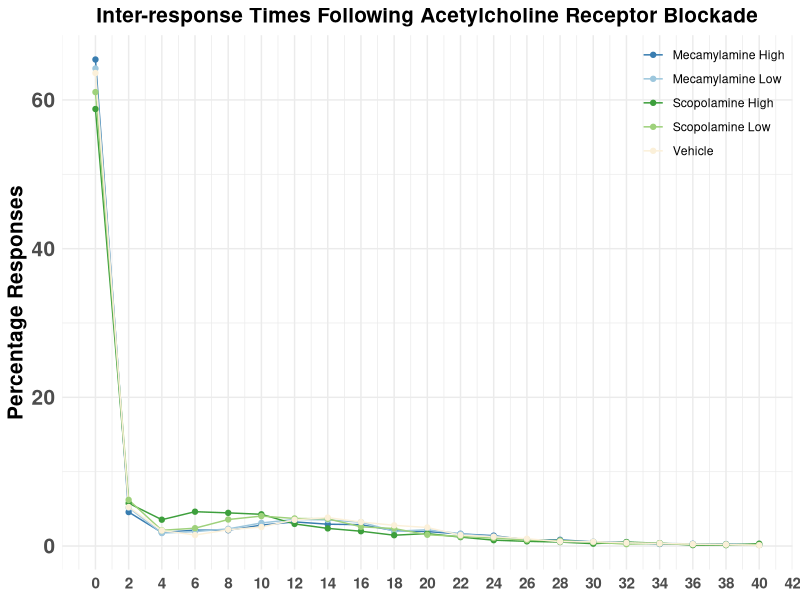
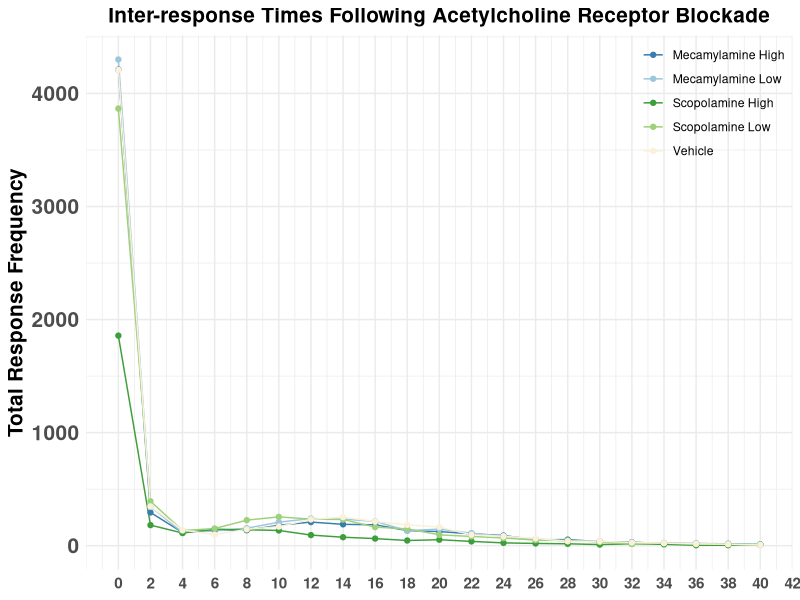
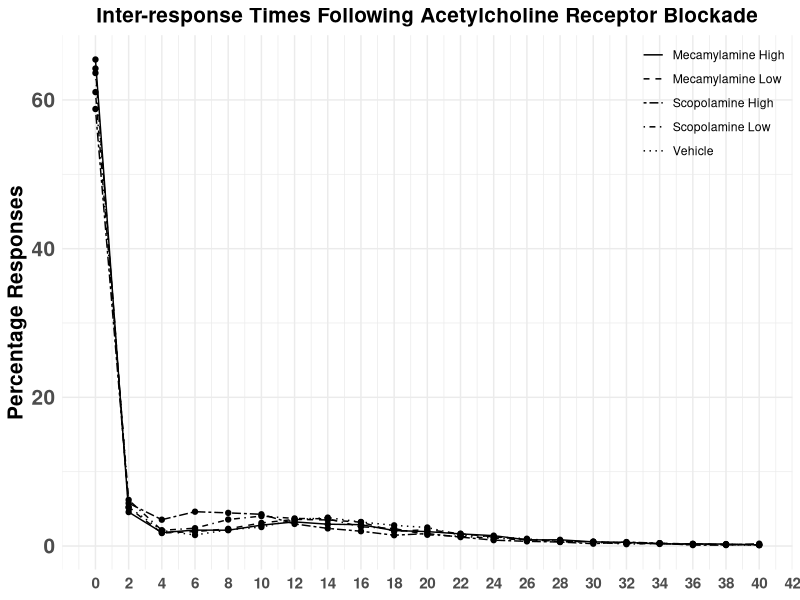

These figures' R source, in order:
## ---- chunk 1
library(readxl)
library(tidyverse)

IM_DD1_ArrayC <- read_excel("data/fyp/IM_DD1_ArrayC_IncludesILandTest.xlsx")
IM_DD2_ArrayC <- read_excel("data/fyp/IM_DD2_ArrayC_IncludesILandTest.xlsx")
IM_DD3_ArrayC <- read_excel("data/fyp/IM_DD3_ArrayC_IncludesILandTest.xlsx")
IM_DD4_ArrayC <- read_excel("data/fyp/IM_DD4_ArrayC_IncludesILandTest.xlsx")
IM_DD5_ArrayC <- read_excel("data/fyp/IM_DD5_ArrayC_IncludesILandTest.xlsx")
## ---- chunk 2
IM_DD1_ArrayC$Day <- "DD1"
IM_DD2_ArrayC$Day <- "DD2"
IM_DD3_ArrayC$Day <- "DD3"
IM_DD4_ArrayC$Day <- "DD4"
IM_DD5_ArrayC$Day <- "DD5"

# combine Carray data from all five days
IM_Carray_all <- bind_rows(IM_DD1_ArrayC, IM_DD2_ArrayC, IM_DD3_ArrayC, IM_DD4_ArrayC, IM_DD5_ArrayC)

# data cleaning
#clean the rows
table(IM_Carray_all$Subject) 

#155 rows are the header, need to filter them out
IM_Carray <- IM_Carray_all %>%
  filter(!(Subject %in% "Subject"))

#790 rows are chamber testing programs, need to filter them out
IM_Carray <- IM_Carray %>%
  filter(Subject != 0)

as_tibble(IM_Carray)

#check again 
table(IM_Carray$Subject) 

# On one day, we accidentally labeled IM9-12 as IL9-12. So we need to find the day and fix the data.
# check which day is the problematic one
table(IM_Carray$Subject, IM_Carray$Day)
# There is no data for IM9-12 on DD4, so we must have done it wrong on this day.

IM_Carray %>%
  filter(Day == "DD4") %>%
  with(table(Subject, Drug))

# From the table, we can see that IM9 (which was typed in as IL9) got VEH, IM10 got S_LO, IM11 got S_LO, and IM12 got VEH, which is consistent with what we have in the injection schedule. So now, we need to change the subject name to the right names, and filter out IL's data.
IM_Carray <- IM_Carray %>%
  filter(Drug != 0) %>%
  mutate(Subject = ifelse(Subject == "IL9", "IM9", Subject))
IM_Carray <- IM_Carray %>%
  filter(Drug != 0) %>%
  mutate(Subject = ifelse(Subject == "IL10", "IM10", Subject))
IM_Carray <- IM_Carray %>%
  filter(Drug != 0) %>%
  mutate(Subject = ifelse(Subject == "IL11", "IM11", Subject))
IM_Carray <- IM_Carray %>%
  filter(Drug != 0) %>%
  mutate(Subject = ifelse(Subject == "IL12", "IM12", Subject))

#check again 
table(IM_Carray$Subject) # so we only have IM's data now

table(IM_Carray$Experiment)
table(IM_Carray$Subject, IM_Carray$Drug)

#So now we need to change the drug name to be consistent
IM_Carray$Drug <- ifelse(IM_Carray$Drug %in% c("M_HI", "MEC_HI", "MEC-HI"), "M_HIGH", IM_Carray$Drug)
IM_Carray$Drug <- ifelse(IM_Carray$Drug %in% c("M_LO", "MEC_LO", "MEC-LO", "MEC-LOW"), "M_LOW", IM_Carray$Drug)
IM_Carray$Drug <- ifelse(IM_Carray$Drug %in% c("S_HI", "SCOP_HI", "SCOP-HI"), "S_HIGH", IM_Carray$Drug)
IM_Carray$Drug <- ifelse(IM_Carray$Drug %in% c("S_LO", "SCOP_LO", "SCOP-LOW", "SCP-LOW", "SCOP-LO"), "S_LOW", IM_Carray$Drug)

# convey Box and Carray to numbers
IM_Carray$Box <- as.numeric(IM_Carray$Box)
IM_Carray$Carray <- as.numeric(IM_Carray$Carray)

#calculate the inter-response time
IM_Carray$time <- round(IM_Carray$Carray)/100 
IM_Carray$interval <-  c(0, diff(IM_Carray$time))
IM_Carray$interval <- ifelse(IM_Carray$interval < 0, 0, IM_Carray$interval)

# the data is still a little bit messy, some rows are not inter-response time. I have no idea how to filter them out more efficiently, so here it is.
messy_index <- which(IM_Carray$Carray == 0)

# Find the first index where the difference is >= 100
messy_start <- c(1, messy_index[which(diff(messy_index) >= 100) + 1])

exclude_rows <- c()
for (i in messy_start) {
  exclude_rows <- c(exclude_rows, i:(i + 10))
}

IM_Carray_clean <- IM_Carray[-exclude_rows, ]
IM_Carray_clean <- IM_Carray_clean %>%
  filter(Subject != "IM10")

table(IM_Carray_clean$Subject, IM_Carray_clean$Drug)
## ---- chunk 3
# Create bins for intervals with a width of 2
IM_Carray_clean <- IM_Carray_clean %>%
  mutate(IntervalBin = floor(interval / 2) * 2)  # Creates bins of width 2

# Calculate frequency of intervals within each bin and drug condition
frequency_data <- IM_Carray_clean %>%
  group_by(Drug, IntervalBin) %>%
  summarise(Frequency = n(), .groups = "drop")

frequency_data <- IM_Carray_clean %>%
  group_by(Drug, IntervalBin) %>%
  summarise(Frequency = n(), .groups = "drop") %>%
  group_by(Drug) %>%
  mutate(Percentage = Frequency / sum(Frequency) * 100)  # Calculate percentage

# Create the percentage plot
frequency_data %>%
  filter(IntervalBin <= 40) %>%
ggplot(aes(x = IntervalBin, y = Percentage, color = Drug, group = Drug)) +
  geom_line() +  # Add lines to the plot
  geom_point() +  # Optionally add points to show the frequency at each bin
  labs(
    title = "Inter-response Times Following Acetylcholine Receptor Blockade",
    x = NULL,
    y = "Percentage Responses",
    color = NULL
  ) +
  scale_color_manual(
    values = c("M_HIGH" = "#397DB0", "M_LOW" = "#9DC7DD", "VEH" = "#fbf0d9", 
               "S_LOW" = "#9ED17B", "S_HIGH" = "#3D9F3C"),  # Custom colors
    labels = c("M_HIGH" = "Mecamylamine High", 
               "M_LOW" = "Mecamylamine Low", 
               "VEH" = "Vehicle", 
               "S_LOW" = "Scopolamine Low", 
               "S_HIGH" = "Scopolamine High")
  ) +
  theme_minimal() +
  scale_x_continuous(breaks = seq(min(frequency_data$IntervalBin), max(frequency_data$IntervalBin), by = 2)) +  # Set x-axis breaks at intervals of 2
  theme(
    legend.position = c(1, 1),  # Position the legend at the top-right corner
    legend.justification = c(1, 1),  # Align the legend to the top-right corner
    axis.text.x = element_text(size = 11, face = "bold"), 
    axis.text.y = element_text(size = 15, face = "bold"),  
    axis.title.y = element_text(face = "bold", size = 15), 
    plot.title = element_text(hjust = 0.5, size = 15, face = "bold")
  )

# Create the Frequency plot
frequency_data %>%
  filter(IntervalBin <= 40) %>%
ggplot(aes(x = IntervalBin, y = Frequency, color = Drug, group = Drug)) +
  geom_line() +  # Add lines to the plot
  geom_point() +  # Optionally add points to show the frequency at each bin
  labs(
    title = "Inter-response Times Following Acetylcholine Receptor Blockade",
    x = NULL,
    y = "Total Response Frequency",
    color = NULL
  ) +
  scale_color_manual(
    values = c("M_HIGH" = "#397DB0", "M_LOW" = "#9DC7DD", "VEH" = "#fbf0d9", 
               "S_LOW" = "#9ED17B", "S_HIGH" = "#3D9F3C"),  # Custom colors
    labels = c("M_HIGH" = "Mecamylamine High", 
               "M_LOW" = "Mecamylamine Low", 
               "VEH" = "Vehicle", 
               "S_LOW" = "Scopolamine Low", 
               "S_HIGH" = "Scopolamine High")
  ) +
  theme_minimal() +
  scale_x_continuous(breaks = seq(min(frequency_data$IntervalBin), max(frequency_data$IntervalBin), by = 2)) +  # Set x-axis breaks at intervals of 2
  theme(
    legend.position = c(1, 1),  # Position the legend at the top-right corner
    legend.justification = c(1, 1),  # Align the legend to the top-right corner
    axis.text.x = element_text(size = 11, face = "bold"), 
    axis.text.y = element_text(size = 15, face = "bold"),  
    axis.title.y = element_text(face = "bold", size = 15), 
    plot.title = element_text(hjust = 0.5, size = 15, face = "bold")
  )

# Create the percentage plot with linetype
frequency_data %>%
  filter(IntervalBin <= 40) %>%
ggplot(aes(x = IntervalBin, y = Percentage, linetype = Drug, group = Drug)) +
  geom_line() +  # Add lines to the plot
  geom_point() +  # Optionally add points to show the frequency at each bin
  labs(
    title = "Inter-response Times Following Acetylcholine Receptor Blockade",
    x = NULL,
    y = "Percentage Responses",
    linetype = NULL
  ) +
  scale_linetype_manual(
    values = c("M_HIGH" = "solid", 
               "M_LOW" = "dashed", 
               "VEH" = "dotted", 
               "S_LOW" = "dotdash", 
               "S_HIGH" = "twodash"),
    labels = c("M_HIGH" = "Mecamylamine High", 
               "M_LOW" = "Mecamylamine Low", 
               "VEH" = "Vehicle", 
               "S_LOW" = "Scopolamine Low", 
               "S_HIGH" = "Scopolamine High")
  ) +
  theme_minimal() +
  scale_x_continuous(breaks = seq(min(frequency_data$IntervalBin), max(frequency_data$IntervalBin), by = 2)) +  # Set x-axis breaks at intervals of 2
  theme(
    legend.position = c(1, 1),  # Position the legend at the top-right corner
    legend.justification = c(1, 1),  # Align the legend to the top-right corner
    axis.text.x = element_text(size = 11, face = "bold"), 
    axis.text.y = element_text(size = 15, face = "bold"),  
    axis.title.y = element_text(face = "bold", size = 15), 
    plot.title = element_text(hjust = 0.5, size = 15, face = "bold")
  )
